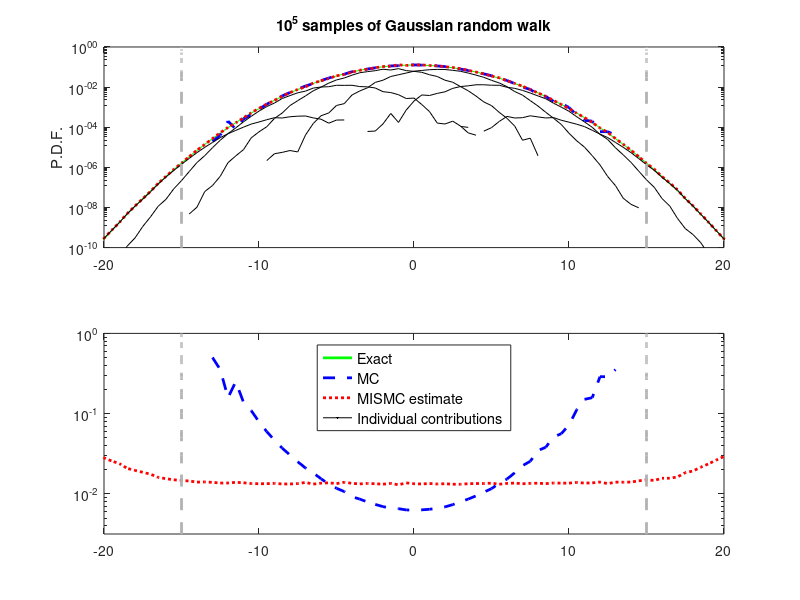

MATLAB code to generate this figure: (Note: this script raises an error after producing the figure.)
function Multiple_ISGaussian
% multiple importance sampling for the Gaussian random walk
% produces a full histogram which closely matches the exact solution
% by using multiple importance sampling targets.

% Written by Nathan Sanford to accompany Importance_Sampling_Tutorial.pdf
% The MIS sum formulas use the balance heuristic and aren't as transparent
% as those in ISGaussian.m - start there first.

% importance sampling on 
Perform_IS = 1;
% number of distributions to use
J = 6;

% details about gaussian process and numerical parameters
Ovar=1; % variance of original distribution
N=10; % number of gaussians in sum
gaussian=@(x,mu,v) 1/sqrt(2*pi*v).*exp(-(x-mu).^2/(2*v)); 
numSamples=10^5; 
numBins=101;
% locs are bin centers for histogram
locs=linspace(-25,25,numBins);
binwidth = locs(2)-locs(1);

if Perform_IS
    IS_target=linspace(-15,15,J); % biasing target(s)
    mu=IS_target/N; % mean shifts for each target
    % apportion total samples up amongst the targets
    M=floor(numSamples/J)*ones(J,1); 
    M(ceil(J/2))=M(ceil(J/2))+numSamples-sum(M);
    % pre-allocate arrays for prob and variance histograms (for each)
    PhatJ=zeros(J,length(locs)); 
    ShatJ=zeros(J,length(locs)); 
end

%% direct monte-carlo sims
binmc = zeros(1,numSamples);
% Straight monte-carlo 
for i=1:numSamples
    xmc = sqrt(Ovar)*randn(N,1);
    zz = sum(xmc);
    [~,binmc(i)] = min(abs(locs - zz));
end
% compute variance along whole distribution (there are faster ways to do
% this but this code is good for demonstration purposes)
mcP = zeros(1,numBins); mcV = mcP; 
for j = 1:numBins
    inds = find(binmc == j);
    mcP(j) = length(inds)/numSamples/binwidth;
    mcV(j) = sum(((binmc==j)-mcP(j)).^2);
end

mcV = 1/(numSamples*(numSamples-1))*mcV;
mcCV = sqrt(mcV)./mcP;

%% Using Importance sampling
if Perform_IS
    for j=1:J % this loop is for multiple importance sampling
        bin=zeros(M(j),1);
        binweight=bin;
        for k=1:M(j) % loop over samples
            % draw sample
            x=sqrt(Ovar)*randn(N,1);  % steps     
            xstar=x+mu(j); % steps with biasing
            z=sum(xstar); % random-walk with biased steps

            % binning
            finder=abs(locs-z);
            [~,bin(k)]=min(finder); 
            % likelihood ratio-each x is iid gaussian
            biased=zeros(1,J); 
            for jj=1:J
               biased(jj)=prod(gaussian(xstar,mu(jj),Ovar),1);
            end
            invlike=biased./prod(gaussian(xstar,0,Ovar)); 
            binweight(k)=1/sum(M'.*invlike);
        end

        for k=1:M(j)
            % Now do the importance sampling sum
            PhatJ(j,bin(k))=PhatJ(j,bin(k))+binweight(k); 
        end
        PhatJ(j,:)=PhatJ(j,:)./binwidth;
        for k=1:M(j)
            thisbin=bin(k);
            temp=PhatJ(j,:);
            mybinweight=M(j)*binweight(k);
            temp(thisbin)=PhatJ(j,thisbin)-mybinweight;
            ShatJ(j,:)=ShatJ(j,:)+temp.^2;
        end
    end

    Phat_IS=sum(PhatJ,1); 
    var_IS=sum(1./(M.*(M-1)).*ShatJ,1); 
    cov_IS=sqrt(var_IS)./Phat_IS; 
end

%% Plotting
if Perform_IS
    xbds=[-20 20];
    ybds=[1e-10 1];
else
    xbds=[-15 15];
    ybds=[1/(numSamples*1000) 1];
end
figure(1)
subplot(2,1,1)
semilogy(locs,gaussian(locs,0,N*Ovar),'-g',locs,mcP,'--b','linewidth',2)
legendinfo={'Exact','MC'};
hold on
if Perform_IS
    semilogy(locs,Phat_IS,':r','linewidth',2)
    for h=1:J
        semilogy(locs,PhatJ(h,:),'k')
        if h==1 || h==J
            plot(IS_target(h)*ones(100,1),linspace(1e-100,1),'--',...
                'color',0.7*ones(1,3),'linewidth',2)
        end
    end
    legendinfo{3}='MISMC estimate';
    legendinfo{4}='Individual contributions';
end
yticks(10.^(-100:2:0))
title(sprintf('10^{%d} samples of Gaussian random walk',...
    log(numSamples)/log(10)))
ylabel('P.D.F.')
axis([xbds,ybds])
hold off

subplot(2,1,2)
semilogy(1e5,1e5,'g','linewidth',2)  % for legend
hold on
semilogy(locs,mcCV,'--b','linewidth',2)
if Perform_IS
    semilogy(locs,cov_IS,':r','linewidth',2)
    plot(1e5,1e5,'k') % for legend
    for h=[1,J]
        plot(IS_target(h)*ones(100,1),linspace(1e-10,1),'--',...
            'color',0.7*ones(1,3),'linewidth',2)
    end
end
axis([xbds, min(10^-2.5,min(mcCV(mcCV>0))) 1])
% put legend in between subplots for maximal readability
myleg=legend(legendinfo,'location','north','fontsize',10.5);
myleg.Position(2) = myleg.Position(2)+0.1;  
ylabel('C.V.')
xlabel(['Z_{',num2str(N),'}'])
hold off

end
